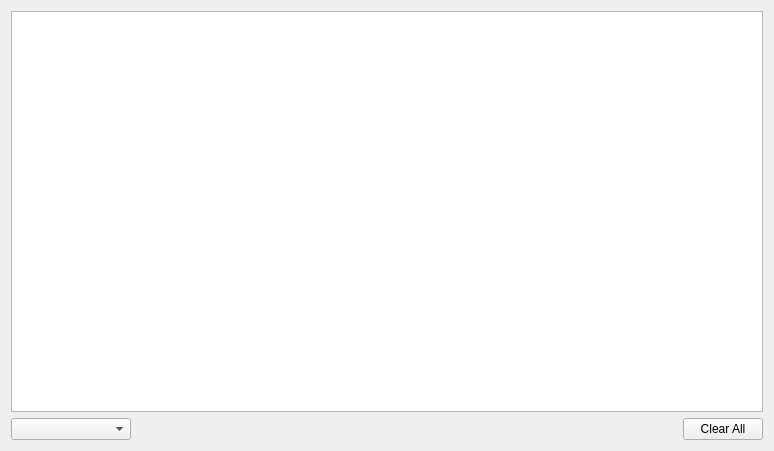
<?xml version="1.0" encoding="UTF-8"?>
<ui version="4.0">
 <class>SystemLogForm</class>
 <widget class="QWidget" name="SystemLogForm">
  <property name="geometry">
   <rect>
    <x>0</x>
    <y>0</y>
    <width>774</width>
    <height>451</height>
   </rect>
  </property>
  <property name="windowTitle">
   <string>Form</string>
  </property>
  <layout class="QVBoxLayout" name="verticalLayout">
   <item>
    <widget class="QTextEdit" name="log_view">
     <property name="undoRedoEnabled">
      <bool>false</bool>
     </property>
     <property name="acceptRichText">
      <bool>true</bool>
     </property>
     <property name="readOnly">
      <bool>true</bool>
     </property>
    </widget>
   </item>
   <item>
    <layout class="QHBoxLayout" name="horizontalLayout">
     <item>
      <widget class="CompactComboBox" name="cbx_view_mode">
       <property name="minimumSize">
        <size>
         <width>120</width>
         <height>0</height>
        </size>
       </property>
      </widget>
     </item>
     <item>
      <spacer name="horizontalSpacer">
       <property name="orientation">
        <enum>Qt::Orientation::Horizontal</enum>
       </property>
       <property name="sizeHint" stdset="0">
        <size>
         <width>40</width>
         <height>20</height>
        </size>
       </property>
      </spacer>
     </item>
     <item>
      <widget class="QPushButton" name="btn_clearAll">
       <property name="text">
        <string>Clear All</string>
       </property>
      </widget>
     </item>
    </layout>
   </item>
  </layout>
 </widget>
 <customwidgets>
  <customwidget>
   <class>CompactComboBox</class>
   <extends>QComboBox</extends>
   <header location="global">form/widgets/compact_combo_box.h</header>
  </customwidget>
 </customwidgets>
 <resources/>
 <connections/>
</ui>
